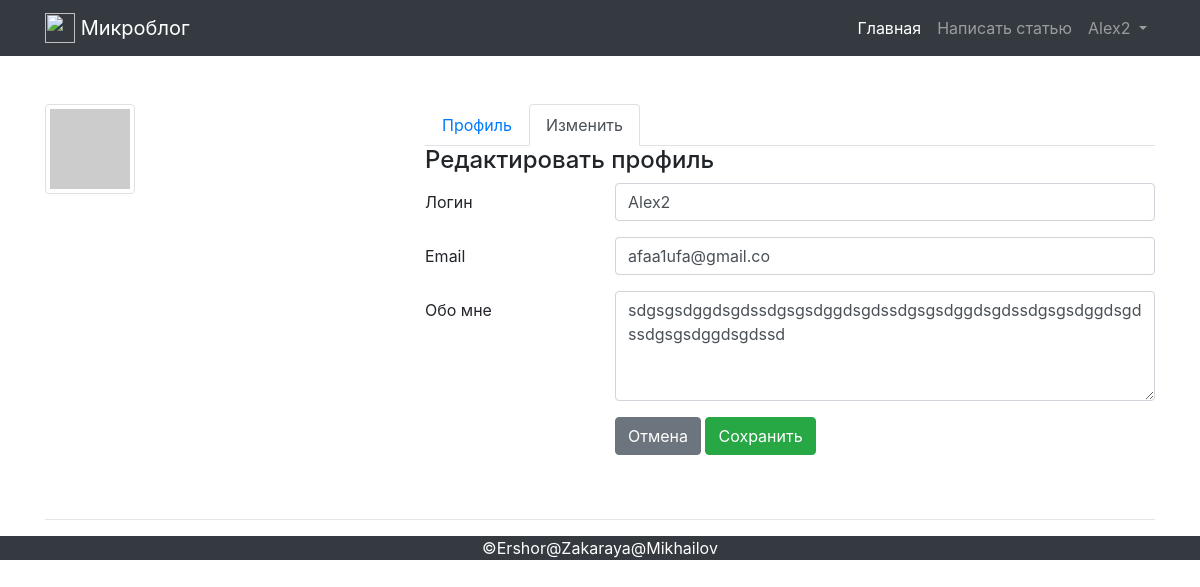
Screenshot of /edit_profile (signed in) with the database file from the repository.
### app/models.py (models this page shows, shortened)
class PaginatedAPIMixin(object):
    @staticmethod
    def to_collection_dict(query, page, per_page, endpoint, **kwargs):
        resources = query.paginate(page, per_page, False)
        data = {
            'items': [item.to_dict() for item in resources.items],
            '_meta': {
                'offset': page,
                'count': per_page,
                'total_pages': resources.pages,
                'total_items': resources.total
            },
            '_links': {
                'self': url_for(endpoint, offset=page, count=per_page,
                                **kwargs),
                'next': url_for(endpoint, offset=page + 1, count=per_page,
                                **kwargs) if resources.has_next else None,
                'prev': url_for(endpoint, offset=page - 1, count=per_page,
                                **kwargs) if resources.has_prev else None
            }
        }
        return data

class User(PaginatedAPIMixin, UserMixin, db.Model):
    id = db.Column(db.Integer, primary_key=True)
    username = db.Column(db.String(64), index=True, unique=True)
    email = db.Column(db.String(120), index=True, unique=True)
    password_hash = db.Column(db.String(128))
    posts = db.relationship('Post', backref='author', lazy='dynamic')
    about_me = db.Column(db.String(140))
    last_seen = db.Column(db.DateTime, default=datetime.utcnow)
    token = db.Column(db.String(32), index=True, unique=True)
    token_expiration = db.Column(db.DateTime)
    def avatar(self, size):
        digest = md5(self.email.lower().encode('utf-8')).hexdigest()
        return 'https://www.gravatar.com/avatar/{}?d=identicon&s={}'.format(digest, size)
    def __repr__(self):
        return self.username

### app/routes.py (the view)
@app.route('/edit_profile', methods=['GET', 'POST'])
def edit_profile():
    form = EditProfileForm(current_user.username)
    if form.validate_on_submit():
        current_user.username = form.username.data
        current_user.about_me = form.about_me.data
        current_user.email = form.email.data
        db.session.commit()
        flash('Изменения сохранены')
        return redirect(url_for('edit_profile'))
    elif request.method == 'GET':
        form.username.data = current_user.username
        form.about_me.data = current_user.about_me
        form.email.data = current_user.email
    return render_template('edit_profile.html', title='Редактирование профиля', form=form)

### app/forms.py (shortened to what this page needs)
class EditProfileForm(FlaskForm):
    username = StringField('Логин', validators=[DataRequired()])
    email = StringField('Email', validators=[DataRequired(), Email()])
    about_me = TextAreaField('Обо мне', validators=[Length(min=0, max=140)])
    submit = SubmitField('Сохранить')
    def __init__(self, original_username, *args, **kwargs):
        super(EditProfileForm, self).__init__(*args, **kwargs)
        self.original_username = original_username

### app/models.py (called while the page is built)
@login.user_loader
def load_user(uid):
    return User.query.get(int(uid))

### app/routes.py (called while the page is built)
@app.before_request
def before_request():
    if current_user.is_authenticated:
        current_user.last_seen = datetime.utcnow()
        db.session.commit()

### app/templates/edit_profile.html (shortened to what this page needs)
{% extends 'base.html' %}
{% block content %}
<div class="container">
    <div class="row m-y-2 my-5">
        <div class="col-lg-4 pull-lg-8 text-xs-center">
                <img src="{{ current_user.avatar(256) }}" class="m-x-auto img-fluid img-thumbnail rounded" alt="avatar">
        </div>
        <div class="col-lg-8 push-lg-4">
            <ul class="nav nav-tabs">
                <li class="nav-item">
                    <a href="{{ url_for('user', username=current_user.username)}}" data-target="#profile" class="nav-link">Профиль</a>
                </li>
                <li class="nav-item">
                    <a href="{{ url_for('edit_profile') }}" data-target="#edit" class="nav-link active">Изменить</a>
                </li>
            </ul>
            <div class="tab-content p-b-3">
                <div class="tab-pane active" id="edit">
                    <h4 class="m-y-2">Редактировать профиль</h4>
                    <form role="form" method="post">
                        <div class="form-group row">
                            {{ form.username.label(class="col-lg-3 col-form-label form-control-label") }}
                            <div class="col-lg-9">
                                {{ form.username(maxlength=32, class="form-control", required="", placeholder="Ваш новый логин") }}
                            </div>
                        </div>
                        <div class="form-group row">
                            {{ form.email.label(class="col-lg-3 col-form-label form-control-label") }}
                            <div class="col-lg-9">
                                {{ form.email(maxlength=32, class="form-control", required="", placeholder="Ваш новый e-mail") }}
                            </div>
                        </div>
                        <div class="form-group row">
                            {{ form.about_me.label(class="col-lg-3 col-form-label form-control-label") }}
                            <div class="col-lg-9">
                                {{ form.about_me(rows=4, cols=50, class="form-control", placeholder="Информация о себе") }}
                            </div>
                        </div>
                        <div class="form-group row">
                            <label class="col-lg-3 col-form-label form-control-label"></label>
                            <div class="col-lg-9">
                                <a class="btn btn-secondary", role="button" href="{{ url_for('user', username=current_user.username)}}">Отмена</a>
                                {{ form.submit(class="btn btn-success", label_visible=false) }}
                            </div>
                        </div>
                    </form>
                </div>
            </div>
        </div>
    </div>
    <hr>
</div>
{% endblock %}

### app/templates/base.html (shortened to what this page needs)
<!DOCTYPE html>
<html lang="en">
<head>
    <link rel="stylesheet" href="https://maxcdn.bootstrapcdn.com/bootstrap/4.0.0/css/bootstrap.min.css">
    <link rel="stylesheet" href="https://maxcdn.bootstrapcdn.com/font-awesome/4.4.0/css/font-awesome.min.css">
    <link rel="stylesheet" href="{{ url_for('static', filename = 'css/index.css') }}">
</head>
<body>
    <nav class="navbar navbar-expand-lg navbar-dark bg-dark fixed-top">
        <div class="container">
            <a class="navbar-brand" href="/">
            <img src="https://v4-alpha.getbootstrap.com/assets/brand/bootstrap-solid.svg" width="30" height="30" class="d-inline-block align-top" alt="">
            Микроблог</a>
            <div class="collapse navbar-collapse" id="navbarResponsive">
                <nav class="navbar navbar-expand-sm bg-dark navbar-dark">
                </nav>
                <ul class="navbar-nav ml-auto">
                    <li class="nav-item active">
                        <a class="nav-link" href="{{url_for('index')}}">
                        Главная
                    </a>
                    </li>
                    {% if current_user.is_anonymous %}
                    <li class="nav-item">
                        <a class="nav-link" href="{{ url_for('login') }}"><span class="glyphicon glyphicon-user"></span>Логин</a>
                    </li>
                    <li class="nav-item">
                        <a class="nav-link" href="{{ url_for('register') }}">Регистрация</a>
                    </li>
                    {% else %}
                    <li class="nav-item">
                        <a class="nav-link" href="{{url_for('add_post')}}">Написать статью</a>
                    </li>
                    <li class="dropdown nav-item">
                        <a class="dropdown-toggle nav-link" data-toggle="dropdown" href="">
                            {{ current_user }}
                        </a>
                    </li>
                    {% endif %}
                </ul>
            </div>
        </div>
    </nav>
    {% block content %}
    {% endblock %}
    <footer class="bg-dark footer">
		<div class="container1 text-center">
			<span class="text-white">&copy;Ershor@Zakaraya@Mikhailov</span>
		</div>
	</footer>
</body>
</html>

### app/static/css/index.css (style rules this page uses)
body { padding-top: 54px; }
@media (min-width: 992px) { body { padding-top: 56px; } }

### rows the page displays
User: username "Alex2", email "afaa1ufa@gmail.co", about_me "sdgsgsdggdsgdssdgsgsdggdsgdssdgsgsdggdsgdssdgsgsdggdsgdssdgsgsdggdsgdssd"
